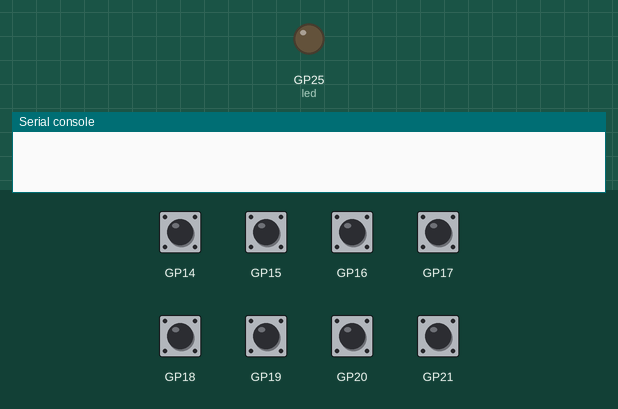
The program below on a simulated Raspberry Pi Pico running MicroPython. On the bench: output pins drawn as LEDs (lit = HIGH), the last lines printed to the serial console. The test bench sets the inputs (shaded band); at power-on: GP14–21 HIGH. WiFi joins after 1.5 s; threads take turns every 2 ms.

Above: at 0.15 s.
At 1.57 s:
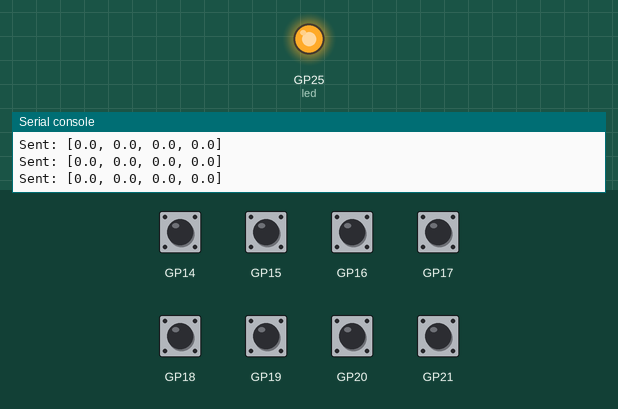
Timing chart, 0 to 22.0 s (numbered marks = the images above):
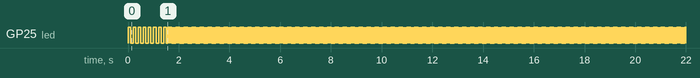

Measured:
- by itself, GP25 (led): goes 7 × (LOW 0.10 s, HIGH 0.10 s), 973 × (LOW 0.01 s, HIGH 0.01 s), LOW 0.01 s, then HIGH

The program:

main.py
```python
from machine import Pin
import utime
import network
import usocket
import struct
import _thread

# ===== Wi-Fi設定 =====
SSID = "TP-Link_7036"
PASSWORD = "19861050"
SRC_IP = "192.168.0.197"
SUBNET_MASK = "255.255.255.0"
GATEWAY = "192.168.0.1"
DNS = "192.168.0.1"

DST_IP = "192.168.0.100"
DST_PORT = 4000

# ===== PPR（エンコーダのパルス数） =====
PPR = 192

# ===== LED設定 =====
led = Pin("LED", Pin.OUT)

# ===== エンコーダピン（A, B）を配列で管理 =====
encoder_pins = [
    (Pin(14, Pin.IN, Pin.PULL_UP), Pin(15, Pin.IN, Pin.PULL_UP)),
    (Pin(16, Pin.IN, Pin.PULL_UP), Pin(17, Pin.IN, Pin.PULL_UP)),
    (Pin(18, Pin.IN, Pin.PULL_UP), Pin(19, Pin.IN, Pin.PULL_UP)),
    (Pin(20, Pin.IN, Pin.PULL_UP), Pin(21, Pin.IN, Pin.PULL_UP)),
]

# ===== 状態管理 =====
positions = [0, 0, 0, 0]
last_states = [(a.value(), b.value()) for a, b in encoder_pins]
lock = _thread.allocate_lock()


# ===== Core1: エンコーダ読み取りループ =====
def encoder_loop():
    global positions, last_states
    while True:
        lock.acquire()
        for i in range(4):
            a_val = encoder_pins[i][0].value()
            b_val = encoder_pins[i][1].value()
            prev_a, prev_b = last_states[i]

            if (a_val, b_val) != (prev_a, prev_b):
                if (prev_a, prev_b) == (0, 0):
                    if (a_val, b_val) == (1, 0):
                        positions[i] += 1
                    elif (a_val, b_val) == (0, 1):
                        positions[i] -= 1
                elif (prev_a, prev_b) == (1, 0):
                    if (a_val, b_val) == (1, 1):
                        positions[i] += 1
                    elif (a_val, b_val) == (0, 0):
                        positions[i] -= 1
                elif (prev_a, prev_b) == (1, 1):
                    if (a_val, b_val) == (0, 1):
                        positions[i] += 1
                    elif (a_val, b_val) == (1, 0):
                        positions[i] -= 1
                elif (prev_a, prev_b) == (0, 1):
                    if (a_val, b_val) == (0, 0):
                        positions[i] += 1
                    elif (a_val, b_val) == (1, 1):
                        positions[i] -= 1

                last_states[i] = (a_val, b_val)
        lock.release()
        # utime.sleep_us(1)


# ===== Core1起動 =====
_thread.start_new_thread(encoder_loop, ())

# ===== Wi-Fi接続 =====
wlan = network.WLAN(network.STA_IF)
wlan.active(True)
wlan.ifconfig((SRC_IP, SUBNET_MASK, GATEWAY, DNS))
wlan.connect(SSID, PASSWORD)

while not wlan.isconnected():
    print(".", end="")
    led.toggle()
    utime.sleep(0.1)

print("\nConnected. IP:", wlan.ifconfig()[0])

# ===== UDPソケット作成 =====
sock = usocket.socket(usocket.AF_INET, usocket.SOCK_DGRAM)

# ===== Core0: 送信ループ =====
try:
    while True:
        lock.acquire()
        angles = [(pos / PPR) * 360.0 for pos in positions]
        lock.release()

        data = struct.pack("ffff", *angles)
        sock.sendto(data, (DST_IP, DST_PORT))
        print(f"Sent: {angles}")

        led.toggle()
        utime.sleep(0.01)

except KeyboardInterrupt:
    print("Stopped")
finally:
    sock.close()
```
